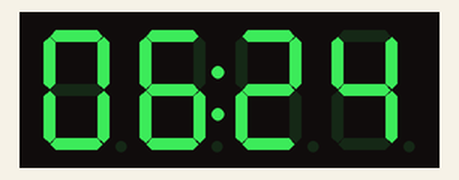
This sketch was run on a simulated Arduino Uno, built for the host (arithmetic inside an expression is 32-bit, double 64-bit). Parts: 4-digit seven-segment display. WiFi joins after 1.5 s; servers stay silent unless stated.

Above: at 3.6 s.
At 99.6 s:
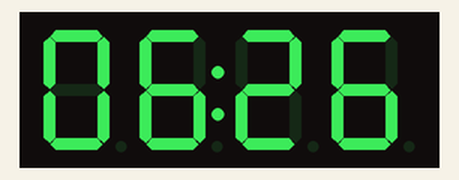

Measured:
- what the display in image 0 shows lasts 36.0 s, from 3.5 s to 39.5 s

The sketch:

NTP-clock.ino
```cpp
/*
 Original Udp NTP Client code by
 by Michael Margolis, Tom Igoe, Arturo Guadalupi

 This code is in the public domain.

 */

#include <Wire.h> // Enable this line if using Arduino Uno, Mega, etc.
#include <Adafruit_GFX.h>
#include "Adafruit_LEDBackpack.h"
#include <SPI.h>
#include <Ethernet.h>
#include <EthernetUdp.h>

Adafruit_7segment matrix = Adafruit_7segment();

// Enter a MAC address for your controller below.
// Newer Ethernet shields have a MAC address printed on a sticker on the shield
byte mac[] = {
		0xDE, 0xAD, 0xBE, 0xEF, 0xFE, 0xED};

unsigned int localPort = 8888;
const char timeServer[] = "192.168.2.10";
const int NTP_PACKET_SIZE = 48;
byte packetBuffer[NTP_PACKET_SIZE];

// long to store UNIX time
unsigned long secsSince1900;

// update to your local time zone
const int timezone = -4;

// change to true if you wish for the dots to flash
const bool flash = false;

// A UDP instance to let us send and receive packets over UDP
EthernetUDP Udp;

void setup()
{

	// Begin matrix display
	matrix.begin(0x70);

	// You can use Ethernet.init(pin) to configure the CS pin
	Ethernet.init(10); // Most Arduino shields

	// start Ethernet and UDP
	if (Ethernet.begin(mac) == 0)
	{
		Serial.println("Failed to configure Ethernet using DHCP");
		// Check for Ethernet hardware present
		if (Ethernet.hardwareStatus() == EthernetNoHardware)
		{
			Serial.println("Ethernet shield was not found.  Sorry, can't run without hardware. :(");
		}
		else if (Ethernet.linkStatus() == LinkOFF)
		{
			Serial.println("Ethernet cable is not connected.");
		}
		// no point in carrying on, so do nothing forevermore:
		while (true)
		{
			delay(1);
		}
	}
	Udp.begin(localPort);
}

void loop()
{
	sendNTPpacket(timeServer); // send an NTP packet to a time server

	// wait to see if a reply is available
	if (flash)
	{
		for (int i = 0; i <= 2; i++)
		{
			matrix.drawColon(i % 2 == 1);
			matrix.writeDisplay();
			delay(1000);
		}
	}
	else
	{
		delay(2000);
	}

	// if the UDP request recieved a packet, update the clock with the information from the time server
	if (Udp.parsePacket())
	{
		matrix.writeDigitRaw(0, 0x04);
		matrix.drawColon(true);

		// We've received a packet, read the data from it
		Udp.read(packetBuffer, NTP_PACKET_SIZE); // read the packet into the buffer
		// the timestamp starts at byte 40 of the received packet and is four bytes,
		// or two words, long. First, extract the two words:

		unsigned long highWord = word(packetBuffer[40], packetBuffer[41]);
		unsigned long lowWord = word(packetBuffer[42], packetBuffer[43]);
		// combine the four bytes (two words) into a long integer
		// this is NTP time (seconds since Jan 1 1900):
		secsSince1900 = highWord << 16 | lowWord;

		// if the UPD request got no responce, update the clock based on the delay since the last update
		// This will not keep perfect time, and will slowly drift out-of-sync until a new packet is able to properly update the clock
		// An LED in the upper left of the clock is illuminated to show this state to the user
	}
	else
	{
		matrix.writeDigitRaw(2, 0x04);
		secsSince1900 += 12;
	}

	// now convert NTP or estimated time into everyday time:
	// Unix time starts on Jan 1 1970. In seconds, that's 2208988800:
	const unsigned long seventyYears = 2208988800UL;

	// subtract seventy years:
	unsigned long epoch = secsSince1900 - seventyYears;

	// subtract seconds based on what the timezone is set to
	epoch = epoch + (timezone * 3600);

	// draw the display digit by digit
	matrix.writeDigitNum(0, (((epoch % 86400L) / 3600) / 10));
	matrix.writeDigitNum(1, (((epoch % 86400L) / 3600) % 10));
	matrix.writeDigitNum(3, (((epoch % 3600) / 60) / 10));
	matrix.writeDigitNum(4, (((epoch % 3600) / 60) % 10));

	matrix.writeDisplay();

	// wait ten seconds before asking for the time again
	if (flash)
	{
		for (int i = 0; i <= 10; i++)
		{
			matrix.drawColon(i % 2 == 0);
			matrix.writeDisplay();
			delay(1000);
		}
	}
	else
	{
		delay(10000);
	}

	Ethernet.maintain();
}

// send an NTP request to the time server at the given address
void sendNTPpacket(const char *address)
{
	// set all bytes in the buffer to 0
	memset(packetBuffer, 0, NTP_PACKET_SIZE);
	// Initialize values needed to form NTP request
	// (see URL above for details on the packets)
	packetBuffer[0] = 0b11100011; // LI, Version, Mode
	packetBuffer[1] = 0;					// Stratum, or type of clock
	packetBuffer[2] = 6;					// Polling Interval
	packetBuffer[3] = 0xEC;				// Peer Clock Precision
	// 8 bytes of zero for Root Delay & Root Dispersion
	packetBuffer[12] = 49;
	packetBuffer[13] = 0x4E;
	packetBuffer[14] = 49;
	packetBuffer[15] = 52;

	// all NTP fields have been given values, now
	// you can send a packet requesting a timestamp:
	Udp.beginPacket(address, 123); // NTP requests are to port 123
	Udp.write(packetBuffer, NTP_PACKET_SIZE);
	Udp.endPacket();
}
```
